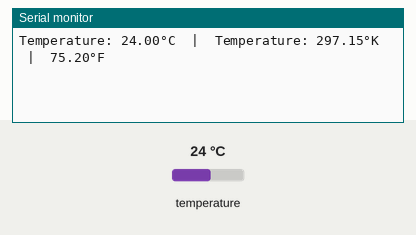
Bench run of a sketch on a simulated Arduino Uno, built with avr-gcc and run on an emulated ATmega328P. Shown: the last lines printed to the serial monitor. The inputs (shaded band) are chosen by the test bench; at power-on: temperature 24 °C.

Above: at 1.5 s.
1.6 s: temperature set to 12 °C
At 2.9 s:
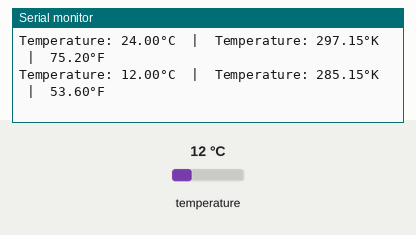
3.1 s: temperature set to 19 °C
At 4.4 s:
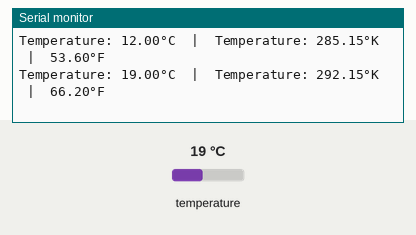
Timing chart, 0 to 6.1 s (numbered marks = the images above; inputs shaded):
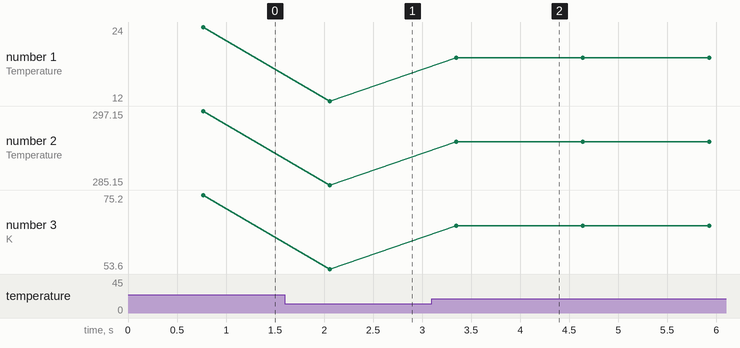

Measured:
- after the input at 1.6 s, the serial monitor: prints a new line after 0.46 s (image 1)
- after the input at 3.1 s, the serial monitor: prints a new line after 0.25 s (image 2)
- plotted number 1: 24 → 12 after the input at 1.6 s, 12 → 19 after the input at 3.1 s
- plotted number 2: 297.15 → 285.15 after the input at 1.6 s, 285.15 → 292.15 after the input at 3.1 s
- plotted number 3: 75.2 → 53.6 after the input at 1.6 s, 53.6 → 66.2 after the input at 3.1 s

The sketch:

thermal_curve.ino
```cpp
// REQUIRED YOU MUST DOWNLOAD ONEWIRE AND DALLASTEMPERATURE LIBRARIES
// from the Arduino Library Manager or GitHub
#include <OneWire.h>
#include <DallasTemperature.h>

// Data wire is plugged into digital pin 2 on the Arduino
#define ONE_WIRE_BUS 2

// Setup a oneWire instance to communicate with any OneWire device
OneWire oneWire(ONE_WIRE_BUS);

// Pass oneWire reference to DallasTemperature library
DallasTemperature sensors(&oneWire);

void setup(void) {
  Serial.begin(9600);
  sensors.begin();
}

void loop(void) {
  // Send the command to get temperatures
  sensors.requestTemperatures();

  //print the temperature in Celsius
  Serial.print("Temperature: ");
  Serial.print(sensors.getTempCByIndex(0));
  Serial.print("°C  |  ");

   Serial.print("Temperature: ");
  Serial.print(sensors.getTempCByIndex(0) + 273.15);
  Serial.print("°K  |  ");

  //print the temperature in Fahrenheit
  Serial.print((sensors.getTempCByIndex(0) * 9.0) / 5.0 + 32.0);
  Serial.println("°F");

  delay(500);
}
```
